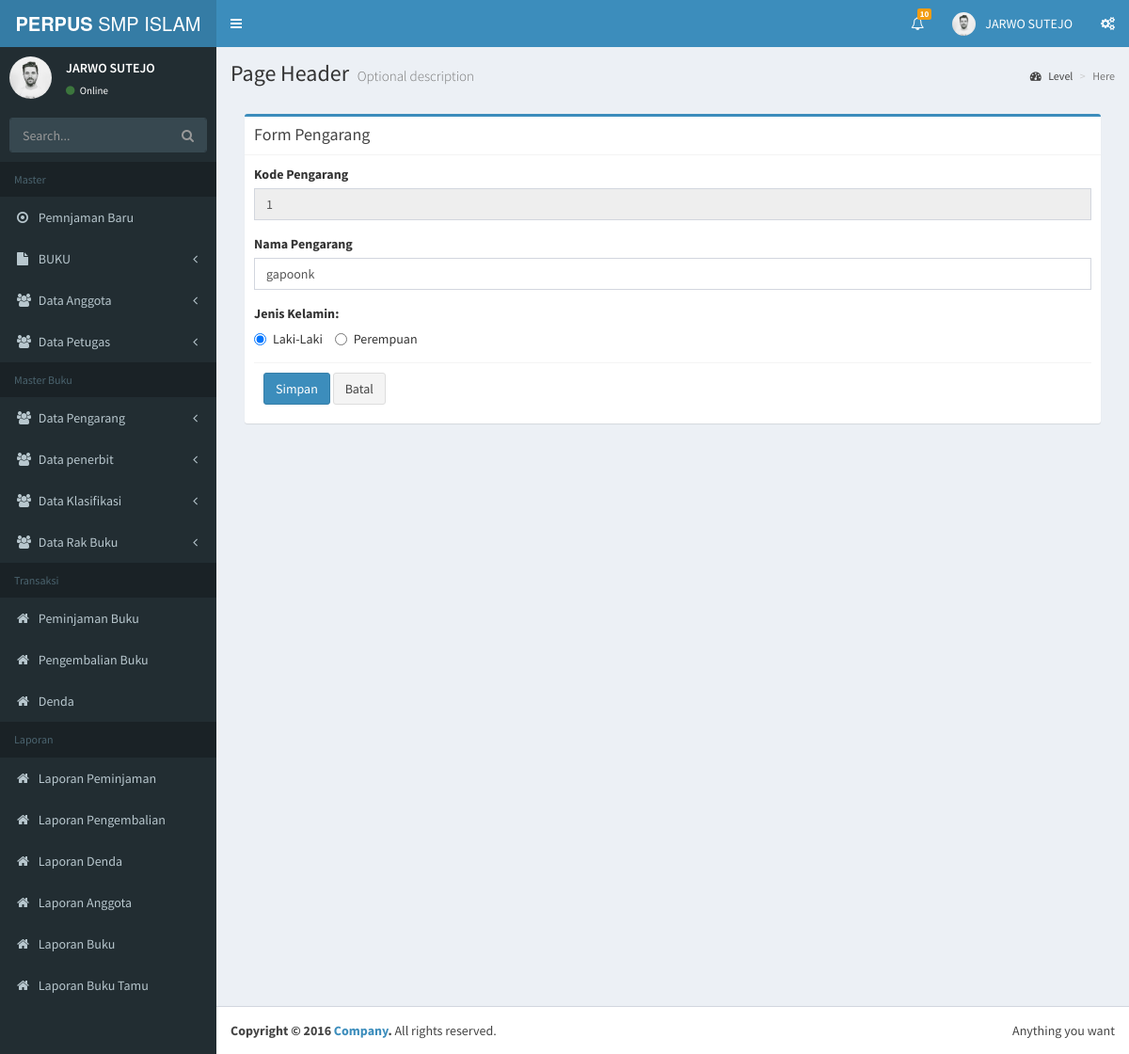
The page /pecahan/admin/index.php?page=pengarang&aksi=edit&id=1 (signed in) on the database its author committed.
### tables this page shows
CREATE TABLE `pengarang` (
  `kd_pengarang` varchar(15) NOT NULL,
  `nama_pengarang` varchar(15) NOT NULL,
  `jk` varchar(10) NOT NULL,
  PRIMARY KEY (`kd_pengarang`)
);

### pecahan/admin/pengarang/pengarang_edit_form.php (the view, shortened to what this page needs)
<?php
  $id = $_GET['id'];
  $sql = mysql_query("SELECT * FROM pengarang where kd_pengarang='".$id."'");
  while ($tampil = mysql_fetch_array($sql)) {
 ?>
<section class="content">
  <div class="row">
    <div class="col-md-12">
      <div class="box box-primary">
        <div class="box-header with-border">
          <h3 class="box-title">Form Pengarang</h3>
        </div>
        <form role="form" method="POST">
          <div class="box-body">
              <div class="form-group">
                  <label >Kode Pengarang</label>
                  <input readonly  name="kd_pengarang" type="name" class="form-control" id="kd_pengarang" placeholder="Kode Pengarang" value="<?php echo $tampil['kd_pengarang']; ?>">
              </div>
              <div class="form-group">
                  <label >Nama Pengarang</label>
                  <input name="nama_pengarang" type="name" class="form-control" id="nama_pengarang" placeholder="Nama Pengarang" value="<?php echo $tampil['nama_pengarang']; ?>">
              </div>
              <div class="form-group">
                 <label for="jk">Jenis Kelamin:</label><br>
                       <div class="radio-inline">
                             <input type="radio" name="jk" value="L" <?php if ($tampil['jk']=='L') echo "checked";?>> Laki-Laki
                        </div>
                        <div class="radio-inline">
                             <input type="radio" name="jk" value="P" <?php if ($tampil['jk']=='P') echo "checked";?>> Perempuan
                        </div>
              </div>
              <div class="box-footer">
                <input type="submit" class="btn btn-primary" value="Simpan" name="simpan">
                <button type="button" class="btn btn-default" data-dismiss="modal">Batal</button>
              </div>
  <?php } ?>
        </form>
      </div>

### rows shown on the page
pengarang: kd_pengarang "1", nama_pengarang "gapoonk", jk "☑"

### other values the page prints
$_SESSION['nama'] "JARWO SUTEJO"
